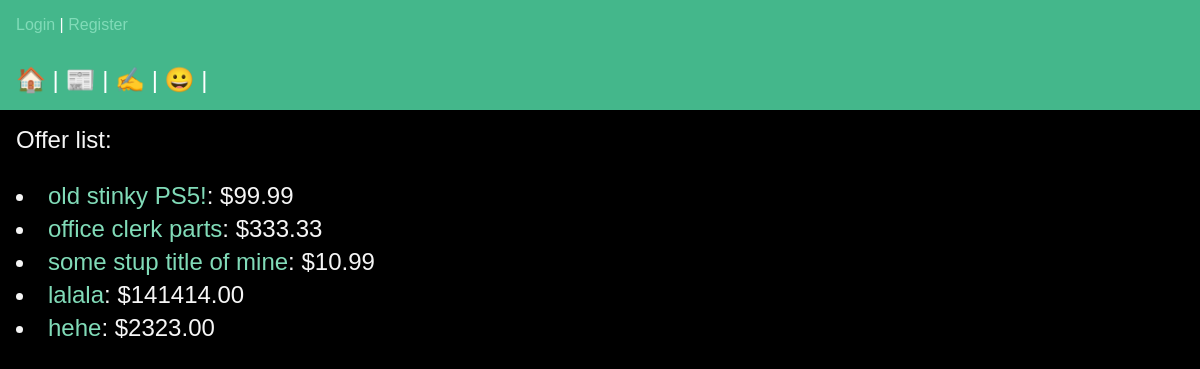
The page /offermain on the database its author committed.
### tradeapp/models.py (models this page shows, shortened)
class Offer(models.Model):
    title = models.CharField(max_length=200)
    description = models.TextField()
    price = models.DecimalField(max_digits=10, decimal_places=2)
    image = models.ImageField(upload_to='images/', blank=True, null=True)
    posted_date = models.DateTimeField(auto_now_add=True)
    user = models.ForeignKey(User, on_delete=models.CASCADE)

### tradeapp/views.py (the view)
# urls.py: path("offermain", views.offermain, name="offermain"),
def offermain(request):
	offers = Offer.objects.all()
	return render(request, "offermain.html", {"offers" : offers})

### tradeapp/templates/offermain.html (shortened to what this page needs)
{% extends "base.html" %} {% block content %}
<head>Offer list:</head>
<br>
<ul class="offer-list">
    {% for offer in offers %}
        <li>
            <p><a href="offermain/{{ offer.id }}">{{ offer.title }}</a>: ${{ offer.price }}</p>
        </li>
    {% endfor %}
</ul>
{% endblock %}

### tradeapp/static/css/main.css (style rules this page uses)
* { margin: 0; padding: 0; box-sizing: border-box; }
body { font-family: Arial, sans-serif; min-height: 100vh; background-color: black; color: whitesmoke; font-size: 1.5rem; }
p { font-size: 1rem; }
a { text-decoration: none; color: #81dbb8; }
ul.offer-list { font-size: 1em; list-style-position: inside; list-style-type: disc; }
ul.offer-list li { font-size: 1em; margin-bottom: 5px; }
ul.offer-list p { font-size: 1em; }
ul.offer-list li p { font-size: 1em; display: inline; }

### rows shown on the page
Offer: title "old stinky PS5!", price "99.99"
Offer: title "office clerk parts", price "333.33"
Offer: title "some stup title of mine", price "10.99"
Offer: title "lalala", price "141414.00"
Offer: title "hehe", price "2323.00"
